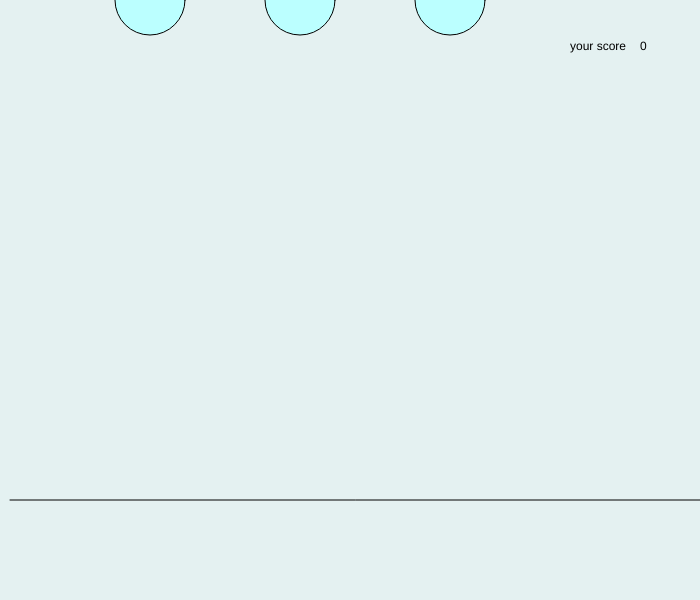
Frame 1 (no input)
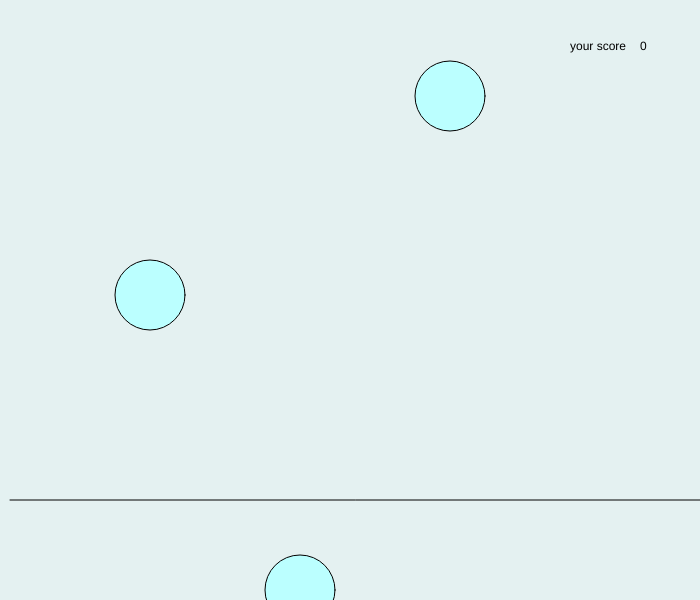
Frame 60 (no input)
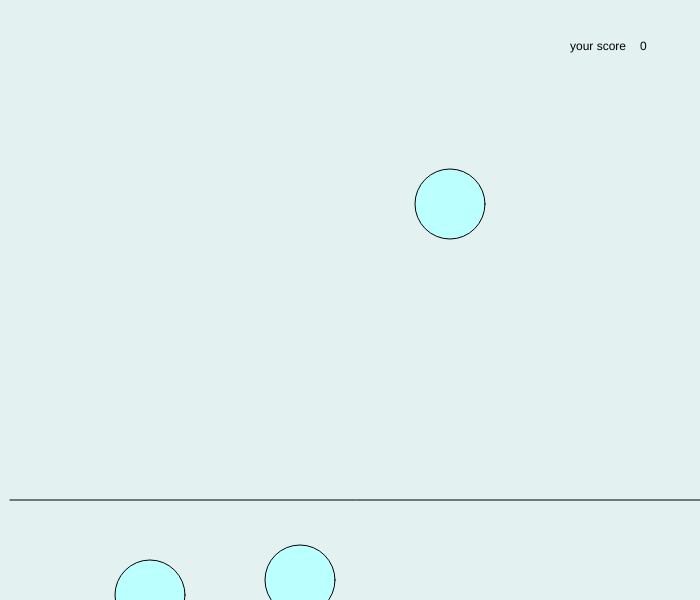
Frame 120 (the mouse pressed at the canvas centre since frame 60)

The p5.js sketch that drew these frames (run headless with seeded random() and noise() and a simulated clock; from frame 60 on, the mouse is pressed at the canvas centre):

// p5.js sketch
// ── sketch.js
function setup() {
  createCanvas(700, 600);
}
var s2 = 0
var score = 0
var a1 = 0
var d3 = 0
function keyPressed () {
  if ( key == 's' && s2 > 500) 
  {
  score = score + 10
  }
    if (key == 'a' && a1 > 500) {
      score = score + 5
    }
  
    if (key == 'd' && d3 > 500) {
      score = score + 15
    }
}


function draw() {
  background("#E4F1F1");
  fill ( "#Bff")
  ellipse(150,a1 ,70,70)
   a1 = a1 + 5
 if ( a1 > 600 ) {
   a1 = 0 }
  
  ellipse(300,s2,70,70)
  s2 = s2 + 10
 if ( s2 > 600 ) {
   s2 = 0
 }
  
  ellipse(450,d3 ,70,70)
   d3 = d3 + 12
 if ( d3 > 600 ) {
   d3 = 0 }
 fill (0) 
  text ( 'your score' ,570,50,  )
   text ( score, 640,50)
  line ( 800,500,10,500)
}
